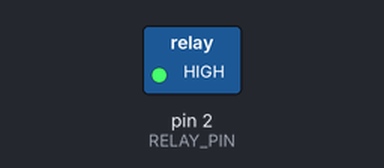
Simulated run of this sketch. Board: Arduino Uno, built with avr-gcc and run on an emulated ATmega328P. Shown: switched loads named in the sketch (green lamp = pin HIGH).

Above: at 1.0 s.
At 3.0 s:
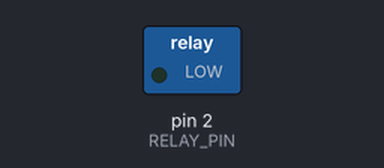
Timing chart, 0 to 5.2 s (numbered marks = the images above):
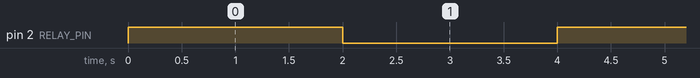

Measured:
- by itself, pin 2 (RELAY_PIN): alternates HIGH for 2.0 s and LOW for 2.0 s

The sketch:

LDR_realy.ino
```cpp
#define RELAY_PIN 2

// int RELAY_PIN = 22

void setup()
{
  Serial.begin(9600);
  //pinMode(sensorPin, INPUT);
  pinMode(RELAY_PIN, OUTPUT);
}

void loop()
{
    digitalWrite(RELAY_PIN, HIGH);
    delay(2000);
    digitalWrite(RELAY_PIN, LOW);
    delay(2000);
}
```
